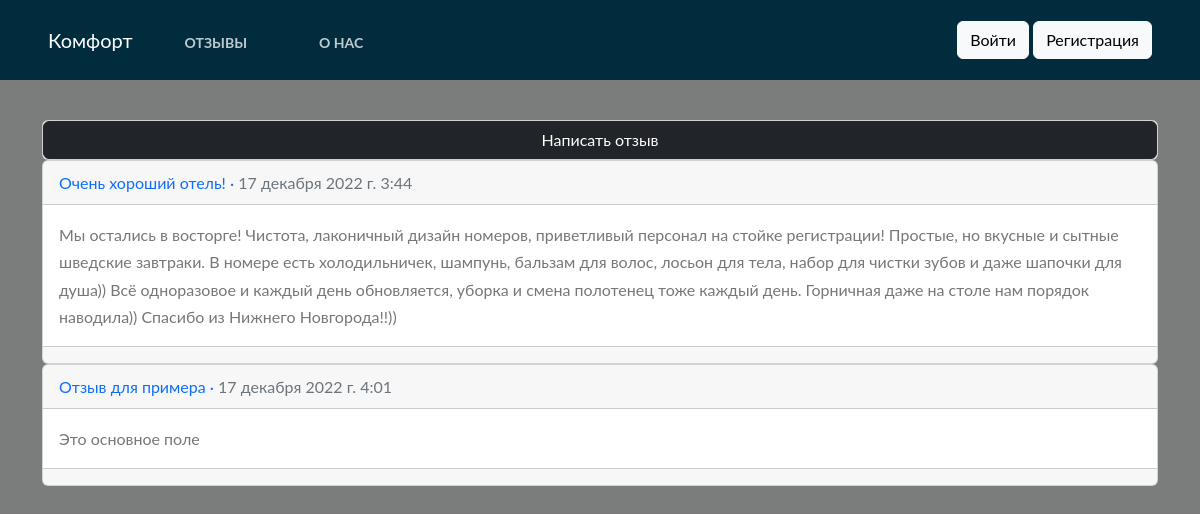
The app's page /articles/ with its own data.
### articles/models.py (models this page shows, shortened)
class Article(models.Model):
    title = models.CharField(max_length=255, verbose_name = "Заголовок")
    body = models.TextField(verbose_name = "Основное поле")
    date = models.DateTimeField(auto_now_add=True)

### articles/views.py (the view)
# urls.py: path('', views.ArticleListView.as_view(), name='article_list'),
class ArticleListView(ListView):
    model = models.Article
    template_name = 'article_list.html'

### templates/article_list.html (shortened to what this page needs)
{% extends "base.html" %}
{%  block start %}
<body style="background-image: url(https://images.unsplash.com/photo-1621891333819-00c206ec8994?ixlib=rb-4.0.3&ixid=MnwxMjA3fDB8MHxwaG90by1wYWdlfHx8fGVufDB8fHx8&auto=format&fit=crop&w=1740&q=80); height: 1080px; background-size: cover;background-repeat: no-repeat;background-position: center center;">
<div class="container">
    <div class="card">
        <a class="btn btn-dark" href="{% url 'article_new'  %}">Написать отзыв</a>
    </div>
</div>
{% for article in object_list %}
<div class="container">
<div class="card">
    <div class="card-header">
        <a href="{% url 'article_detail' article.pk %}" style="text-decoration: none;">
        <span class="font-weidht-bold">{{ article.title }}</span> &middot;
        <span class="text-muted">{{ article.date }}</span>
        </a>
    </div>
    <div class="card-body">
        {{ article.body }}
    </div>
    <div class="card-footer text-center text-muted">
    </div>
</div>
</div>
</body>
{% endfor %}
{% endblock %}

### templates/base.html (style rules this page uses)
body { font-family: "Lato", Arial, sans-serif; font-weight: 400; font-size: 16px; line-height: 1.7; background: #fff; color: #777; height: 100%; overflow: auto; }

### templates/article_list.html (style rules this page uses)
body:after { position: absolute; top: 0; left: 0; right: 0; bottom: 0; content: ''; background: #000; opacity: .5; z-index: -1; }

### records on screen
Article: title "Очень хороший отель!", date "17 декабря 2022 г. 3:44", body "Мы остались в восторге! Чистота, лаконичный дизайн номеров, приветливый персонал на стойке регистрации! Простые, но вкусные и сытные шведские завтраки. В номере есть холодильничек, шампунь, бальзам для волос, лосьон для тела, набор для чистки зубов и даже шапочки для душа)) Всё одноразовое и каждый день обновляется, уборка и смена полотенец тоже каждый день. Горничная даже на столе нам порядок наводила)) Спасибо из Нижнего Новгорода!!))"
Article: title "Отзыв для примера", date "17 декабря 2022 г. 4:01", body "Это основное поле"
